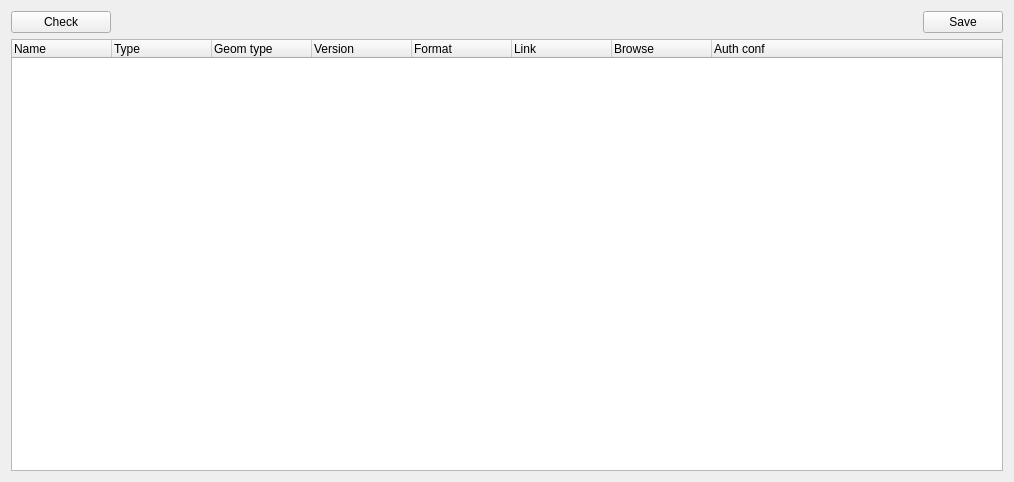
<?xml version="1.0" encoding="UTF-8"?>
<ui version="4.0">
 <class>Form</class>
 <widget class="QWidget" name="Form">
  <property name="geometry">
   <rect>
    <x>0</x>
    <y>0</y>
    <width>1014</width>
    <height>482</height>
   </rect>
  </property>
  <property name="windowTitle">
   <string>Edit catalog</string>
  </property>
  <layout class="QVBoxLayout" name="verticalLayout">
   <item>
    <layout class="QHBoxLayout" name="horizontalLayout">
     <item>
      <widget class="QPushButton" name="btnCheck">
       <property name="minimumSize">
        <size>
         <width>100</width>
         <height>0</height>
        </size>
       </property>
       <property name="maximumSize">
        <size>
         <width>100</width>
         <height>16777215</height>
        </size>
       </property>
       <property name="text">
        <string>Check</string>
       </property>
      </widget>
     </item>
     <item>
      <spacer name="horizontalSpacer">
       <property name="orientation">
        <enum>Qt::Horizontal</enum>
       </property>
       <property name="sizeHint" stdset="0">
        <size>
         <width>40</width>
         <height>20</height>
        </size>
       </property>
      </spacer>
     </item>
     <item>
      <widget class="QPushButton" name="btnSave">
       <property name="maximumSize">
        <size>
         <width>100</width>
         <height>16777215</height>
        </size>
       </property>
       <property name="text">
        <string>Save</string>
       </property>
      </widget>
     </item>
    </layout>
   </item>
   <item>
    <widget class="QTreeWidget" name="treeCatalogContent">
     <column>
      <property name="text">
       <string>Name</string>
      </property>
     </column>
     <column>
      <property name="text">
       <string>Type</string>
      </property>
     </column>
     <column>
      <property name="text">
       <string>Geom type</string>
      </property>
     </column>
     <column>
      <property name="text">
       <string>Version</string>
      </property>
     </column>
     <column>
      <property name="text">
       <string>Format</string>
      </property>
     </column>
     <column>
      <property name="text">
       <string>Link</string>
      </property>
     </column>
     <column>
      <property name="text">
       <string>Browse</string>
      </property>
     </column>
     <column>
      <property name="text">
       <string>Auth conf</string>
      </property>
     </column>
    </widget>
   </item>
  </layout>
 </widget>
 <tabstops>
  <tabstop>btnCheck</tabstop>
  <tabstop>btnSave</tabstop>
  <tabstop>treeCatalogContent</tabstop>
 </tabstops>
 <resources/>
 <connections/>
</ui>
